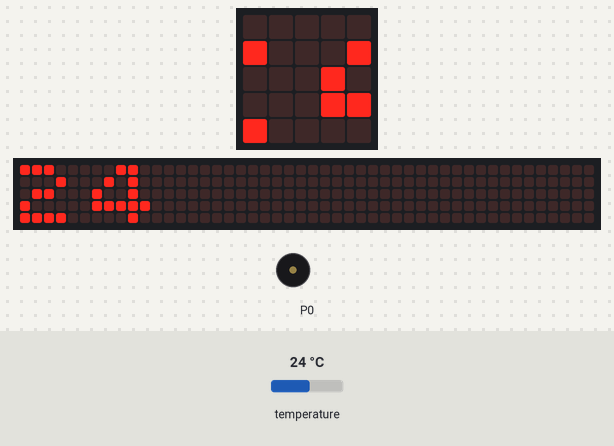
Bench run of a program on a simulated BBC micro:bit (MakeCode). Parts: the board's 5×5 LED display, a strip that is not on the board, showing the scrolling text unrolled, buzzer (waves = sounding). The test bench sets the inputs (shaded band); at power-on: temperature 24 °C. The 48×5 strip is a reading aid, not a part: it shows the text the display is scrolling, unrolled, one strip-width of it at a time.

Above: at 1.27 s.
1.3 s: temperature set to 33.5 °C
At 3.39 s:
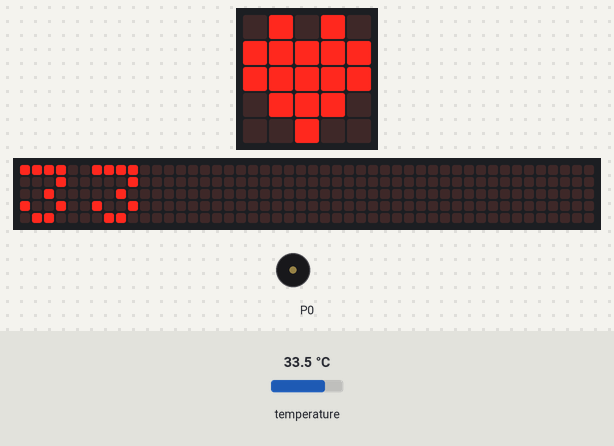
6.6 s: temperature set to 34.4 °C
At 11.1 s:
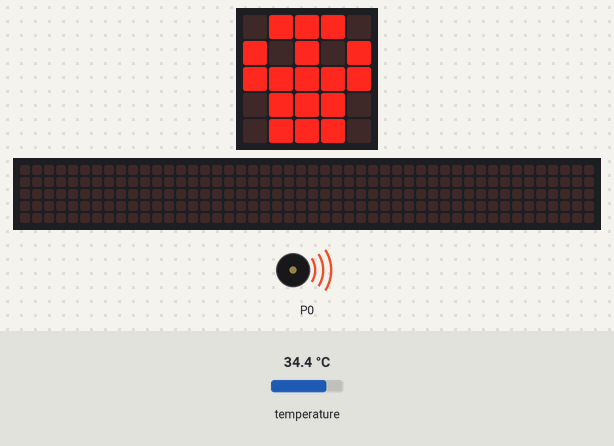
11.9 s: temperature set to 12 °C
At 13.59 s:
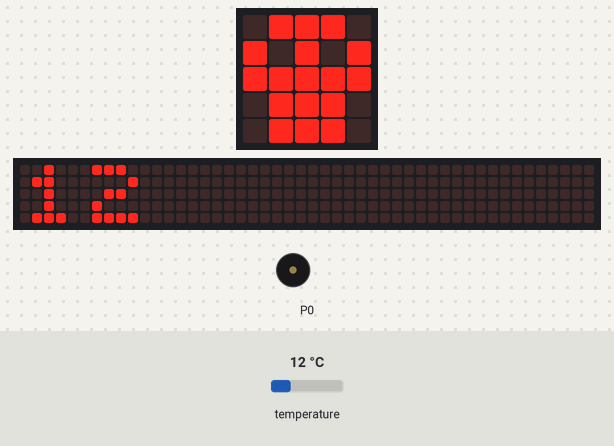
15.0 s: temperature set to 41 °C
At 16.6 s:
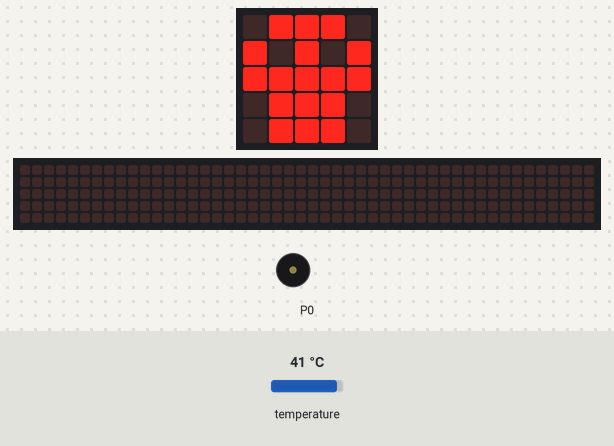
Timing chart, 0 to 18.2 s (numbered marks = the images above; inputs shaded):
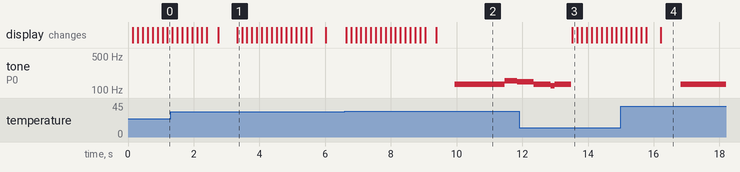

Measured:
- the behaviour switches between 33.9 and 34 °C on temperature (found by bisection; images 1 and 2)
- after the input at 6.6 s, tone on P0: silent → 131 Hz after 3.3 s, → 156 Hz 1.5 s later, → 147 Hz 0.38 s later
- after the input at 15.0 s, tone on P0: silent → 131 Hz after 1.8 s; the display: first differs from a run without the input after 1.2 s (image 4)

The program:

main.ts
```typescript
basic.forever(function () {

})
basic.forever(function () {
    basic.showNumber(input.temperature())
    if (input.temperature() > 33) {
        basic.showIcon(IconNames.Skull)
        music._playDefaultBackground(music.builtInPlayableMelody(Melodies.Funeral), music.PlaybackMode.UntilDone)
    } else {
        basic.showIcon(IconNames.Heart)
    }
})
```

test.ts
```typescript
// 在此处测试；当此软件包作为插件使用时，将不会编译此软件包。
```
